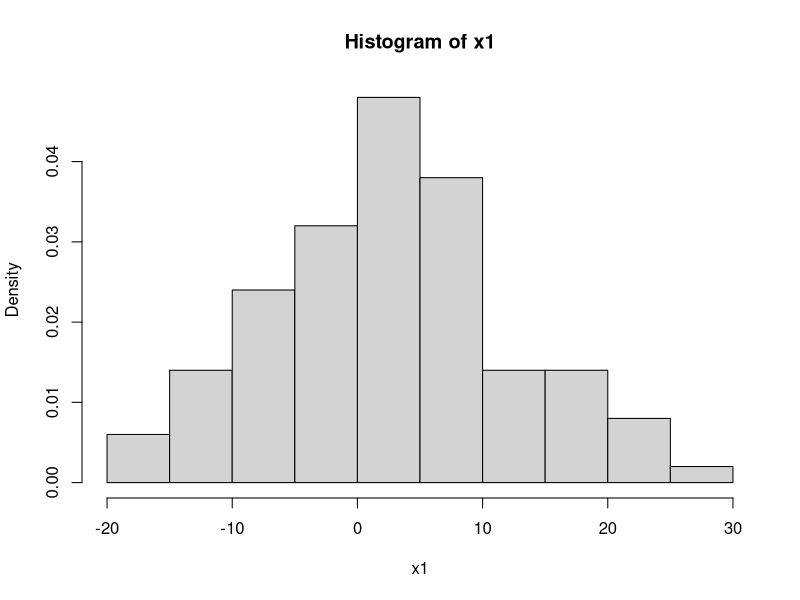
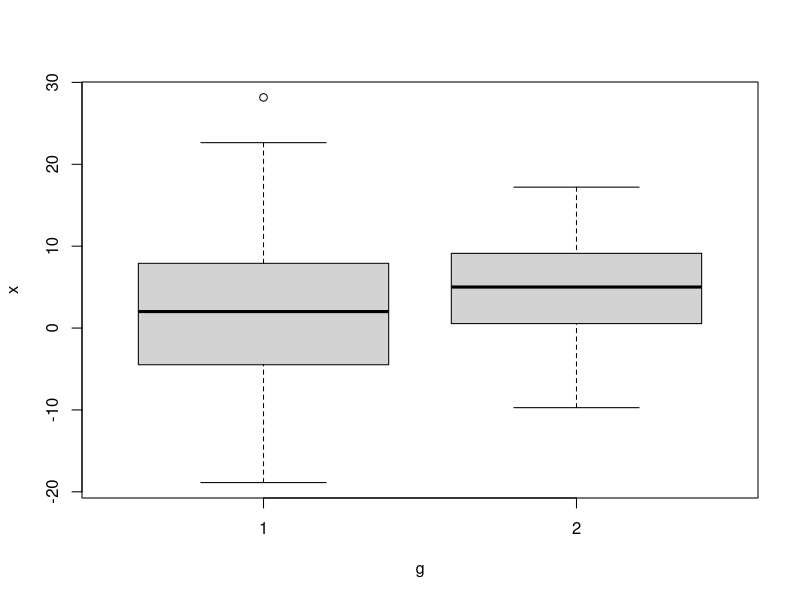

Recreate these plots in R, in order. (Note: this script raises an error after producing the figures.)
# Sign test one sample
library(rstatix)
# Función: sign_test()

n = 100
set.seed(43)
x1 <- rnorm(n, 2, 10) # mediana = mu = 2
hist(x1, probability = TRUE)

# Estadistico Y. x0=eta=2
sum( ifelse(x1-2<=0, 1, 0) )
n- sum( ifelse(x1-2<=0, 1, 0) )

# H0: eta=2 contra H1: eta dif 2
sign_test(data.frame(x1), x1~1, mu=2,
          alternative="two.sided")

0.302 < 0.05

# H0: eta= 6 contra H1: eta dif 6
sign_test(data.frame(x1), x1~1, mu=6,
          alternative="two.sided")

0.118 < 0.05 # n=15
0.041 < 0.05 # n=35

# Sign test two sample
# eta1= 2
x2 <- rnorm(n, 4.5, 6) # eta2 = 10.5

df <- data.frame( x = c(x1,x2), 
                  g = c(rep(1, n), rep(2,n)) )
View(df)

boxplot( x~g, data=df)

# H0: eta=0 contra H1: eta dif 0

sign_test(data=df, x~g, mu=0)

0.175 < 0.05   # eta2 = 2 y eta2=4.5
0.133 <- 0.05  # Igual, n=100

0.00188 < 0.05 # eta1=2 y eta2=10.5


# test de rangos para datos pareados
n = 25
set.seed(435)
x1 <- rnorm(n, 2, 10) # mediana = mu = 2
xx1 <- x1 + rnorm(n, 0.4, 1)
boxplot(x1,xx1)

# H0:F1=F2 contra H1:  F1 dif F2

wilcox.test(x1, xx1, paired = TRUE, 
            alternative = "two.sided")

0.000715 < 0.05
# F1 es diferente de F2

xx2 <- x1 + rnorm(n, 0, 0.5)
boxplot(x1,xx2)

# H0:F1=F2 contra H1:  F1 dif F2
wilcox.test(x1, xx2, paired = TRUE, 
            alternative = "two.sided")
0.1014 < 0.05

# test de rangos para datos independientes
# Mann Witney test
# H0:F1=F2 contra H1:  F1 dif F2

wilcox.test(x1,x2, paired = FALSE, 
            alternative = "two.sided")

0.1191 < 0.05



# 3 Kolmogorov-Smirnov para una muestra

# Example for Normal data
# H0: F= F(mu=2,sigma=10)
# Test de bondad de ajuste
ks.test(x1, "pnorm", 2, 10)

# p-valor = 0.6116

# H0: F= F(mu=2,sigma=2)
ks.test(x1, "pnorm", 2, 2)
# p-valor = 0.001236


# Example for  X~Exp(1/5) 
hist(rexp(40, 1/4))
ks.test(rexp(40, 1/10), "pnorm", 2,10)
# p-valor = 5.983e-07


# Kruskal - Wallis

kruskal.test()


